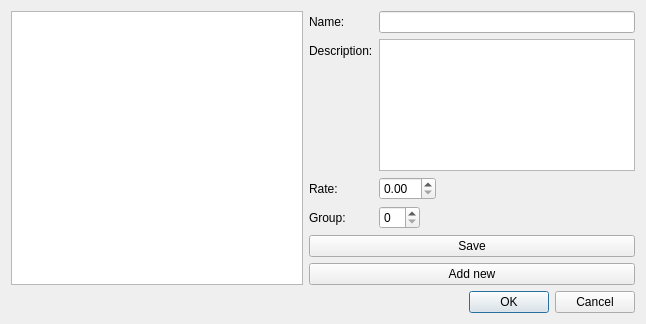
<?xml version="1.0" encoding="UTF-8"?>
<ui version="4.0">
 <class>DialogTaxEdit</class>
 <widget class="QDialog" name="DialogTaxEdit">
  <property name="geometry">
   <rect>
    <x>0</x>
    <y>0</y>
    <width>646</width>
    <height>324</height>
   </rect>
  </property>
  <property name="windowTitle">
   <string>Taxes</string>
  </property>
  <layout class="QGridLayout" name="gridLayout">
   <item row="0" column="1">
    <layout class="QFormLayout" name="formLayout">
     <property name="fieldGrowthPolicy">
      <enum>QFormLayout::ExpandingFieldsGrow</enum>
     </property>
     <item row="0" column="0">
      <widget class="QLabel" name="nameLabel">
       <property name="text">
        <string>Name:</string>
       </property>
      </widget>
     </item>
     <item row="0" column="1">
      <widget class="QLineEdit" name="nameLineEdit"/>
     </item>
     <item row="1" column="0">
      <widget class="QLabel" name="descriptionLabel">
       <property name="text">
        <string>Description:</string>
       </property>
      </widget>
     </item>
     <item row="1" column="1">
      <widget class="QTextEdit" name="textEditDescription">
       <property name="tabChangesFocus">
        <bool>true</bool>
       </property>
      </widget>
     </item>
     <item row="4" column="0">
      <widget class="QLabel" name="groupLabel">
       <property name="text">
        <string>Group:</string>
       </property>
      </widget>
     </item>
     <item row="4" column="1">
      <widget class="QSpinBox" name="groupSpinBox"/>
     </item>
     <item row="3" column="0">
      <widget class="QLabel" name="rateLabel">
       <property name="text">
        <string>Rate:</string>
       </property>
      </widget>
     </item>
     <item row="3" column="1">
      <widget class="QDoubleSpinBox" name="rateDoubleSpinBox"/>
     </item>
    </layout>
   </item>
   <item row="3" column="0" colspan="2">
    <widget class="QDialogButtonBox" name="buttonBox">
     <property name="orientation">
      <enum>Qt::Horizontal</enum>
     </property>
     <property name="standardButtons">
      <set>QDialogButtonBox::Cancel|QDialogButtonBox::Ok</set>
     </property>
    </widget>
   </item>
   <item row="2" column="1">
    <widget class="QPushButton" name="pushButtonAddNew">
     <property name="text">
      <string>Add new</string>
     </property>
    </widget>
   </item>
   <item row="1" column="1">
    <widget class="QPushButton" name="pushButtonSave">
     <property name="text">
      <string>Save</string>
     </property>
    </widget>
   </item>
   <item row="0" column="0" rowspan="3">
    <widget class="QTableView" name="tableView"/>
   </item>
  </layout>
 </widget>
 <resources/>
 <connections>
  <connection>
   <sender>buttonBox</sender>
   <signal>accepted()</signal>
   <receiver>DialogTaxEdit</receiver>
   <slot>accept()</slot>
   <hints>
    <hint type="sourcelabel">
     <x>248</x>
     <y>254</y>
    </hint>
    <hint type="destinationlabel">
     <x>157</x>
     <y>274</y>
    </hint>
   </hints>
  </connection>
  <connection>
   <sender>buttonBox</sender>
   <signal>rejected()</signal>
   <receiver>DialogTaxEdit</receiver>
   <slot>reject()</slot>
   <hints>
    <hint type="sourcelabel">
     <x>316</x>
     <y>260</y>
    </hint>
    <hint type="destinationlabel">
     <x>286</x>
     <y>274</y>
    </hint>
   </hints>
  </connection>
 </connections>
</ui>
